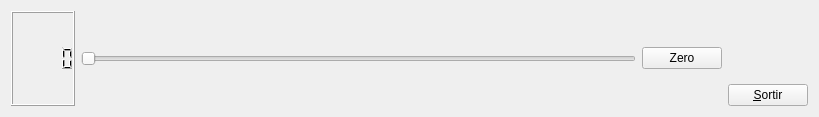
<?xml version="1.0" encoding="UTF-8"?>
<ui version="4.0">
 <class>MyForm</class>
 <widget class="QWidget" name="MyForm">
  <property name="geometry">
   <rect>
    <x>0</x>
    <y>0</y>
    <width>819</width>
    <height>117</height>
   </rect>
  </property>
  <property name="windowTitle">
   <string>IDI-Lab</string>
  </property>
  <layout class="QHBoxLayout" name="horizontalLayout_5">
   <item>
    <layout class="QHBoxLayout" name="horizontalLayout_4">
     <item>
      <layout class="QHBoxLayout" name="horizontalLayout_2">
       <item>
        <layout class="QHBoxLayout" name="horizontalLayout">
         <item>
          <widget class="MyQLCDNumber" name="lcdNumber"/>
         </item>
         <item>
          <widget class="QSlider" name="horizontalSlider">
           <property name="orientation">
            <enum>Qt::Horizontal</enum>
           </property>
          </widget>
         </item>
        </layout>
       </item>
       <item>
        <widget class="QPushButton" name="pushButton_2">
         <property name="text">
          <string>Zero</string>
         </property>
        </widget>
       </item>
      </layout>
     </item>
     <item>
      <layout class="QHBoxLayout" name="horizontalLayout_3">
       <item>
        <layout class="QVBoxLayout" name="verticalLayout">
         <item>
          <spacer name="verticalSpacer">
           <property name="orientation">
            <enum>Qt::Vertical</enum>
           </property>
           <property name="sizeHint" stdset="0">
            <size>
             <width>20</width>
             <height>40</height>
            </size>
           </property>
          </spacer>
         </item>
         <item>
          <widget class="QPushButton" name="pushButton">
           <property name="sizePolicy">
            <sizepolicy hsizetype="Fixed" vsizetype="Fixed">
             <horstretch>0</horstretch>
             <verstretch>0</verstretch>
            </sizepolicy>
           </property>
           <property name="text">
            <string>&amp;Sortir</string>
           </property>
          </widget>
         </item>
        </layout>
       </item>
      </layout>
     </item>
    </layout>
   </item>
  </layout>
 </widget>
 <customwidgets>
  <customwidget>
   <class>MyQLCDNumber</class>
   <extends>QLCDNumber</extends>
   <header>MyQLCDNumber.h</header>
   <slots>
    <slot>MyZero()</slot>
    <slot>MyDisplay(int)</slot>
   </slots>
  </customwidget>
 </customwidgets>
 <resources/>
 <connections>
  <connection>
   <sender>pushButton</sender>
   <signal>clicked()</signal>
   <receiver>MyForm</receiver>
   <slot>close()</slot>
   <hints>
    <hint type="sourcelabel">
     <x>809</x>
     <y>107</y>
    </hint>
    <hint type="destinationlabel">
     <x>818</x>
     <y>116</y>
    </hint>
   </hints>
  </connection>
  <connection>
   <sender>pushButton_2</sender>
   <signal>released()</signal>
   <receiver>lcdNumber</receiver>
   <slot>MyZero()</slot>
   <hints>
    <hint type="sourcelabel">
     <x>665</x>
     <y>60</y>
    </hint>
    <hint type="destinationlabel">
     <x>71</x>
     <y>29</y>
    </hint>
   </hints>
  </connection>
  <connection>
   <sender>horizontalSlider</sender>
   <signal>valueChanged(int)</signal>
   <receiver>lcdNumber</receiver>
   <slot>MyDisplay(int)</slot>
   <hints>
    <hint type="sourcelabel">
     <x>391</x>
     <y>56</y>
    </hint>
    <hint type="destinationlabel">
     <x>54</x>
     <y>75</y>
    </hint>
   </hints>
  </connection>
 </connections>
</ui>
